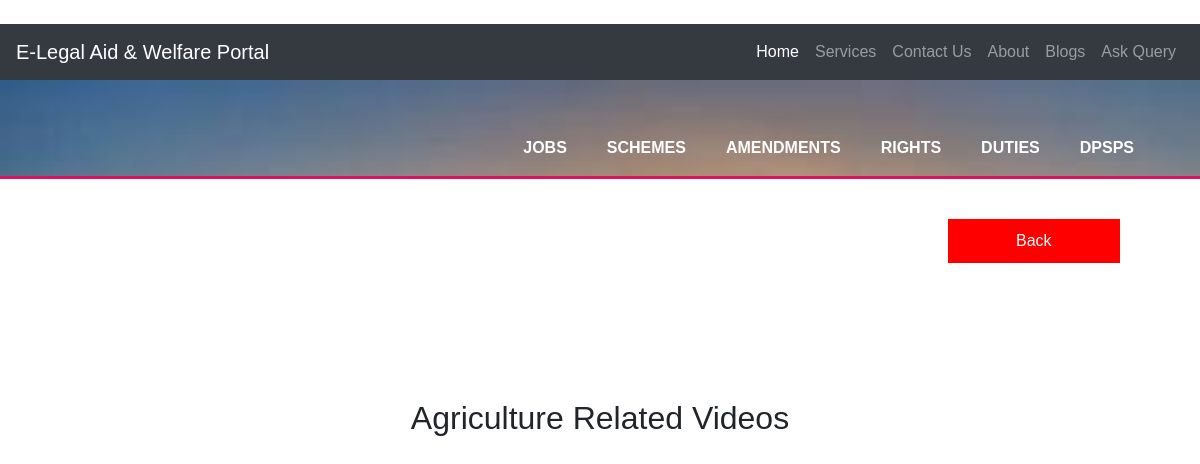
The page /agrivideo.php on the database as committed earlier.
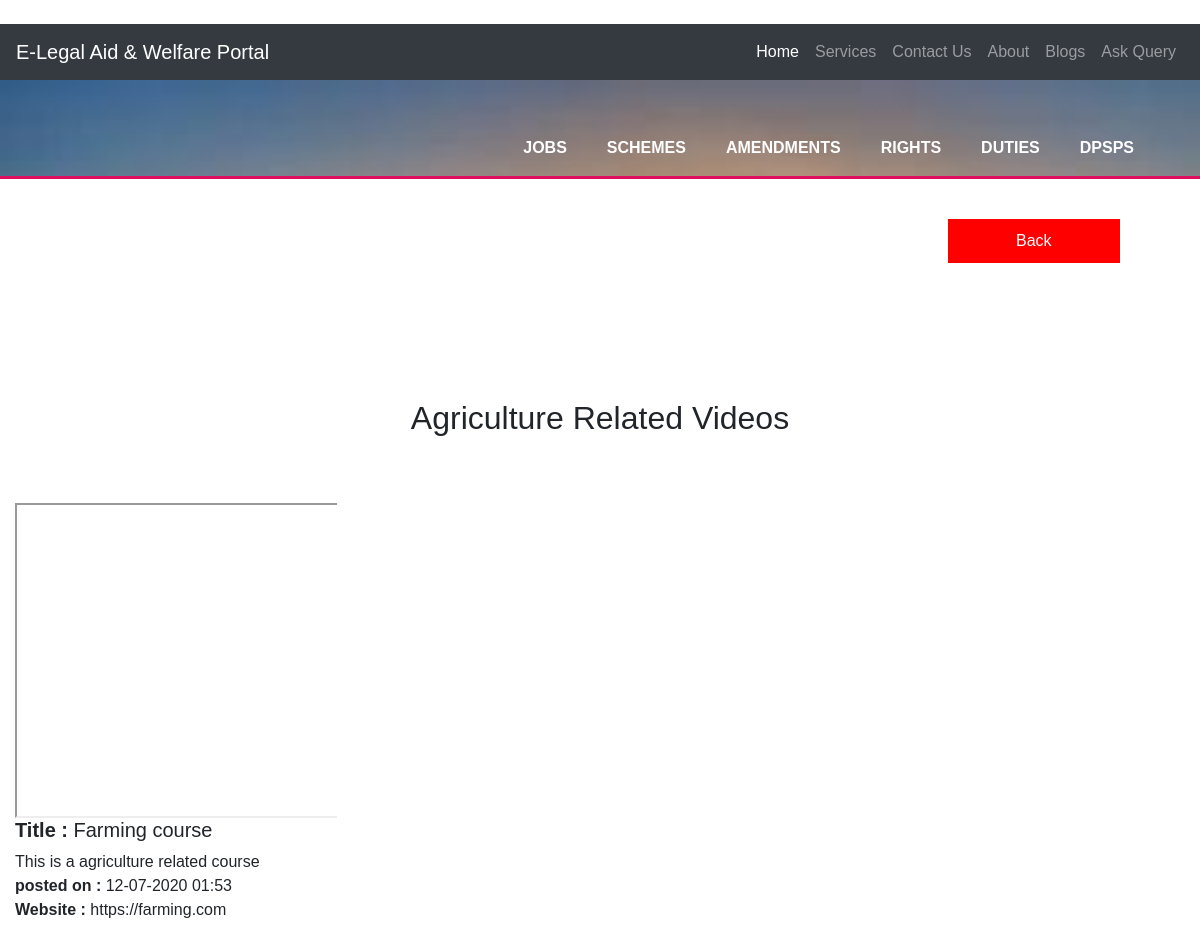
The same page on the database as committed later.
### tables this page shows
CREATE TABLE `training` (
  `id` int(20) NOT NULL,
  `type` varchar(50) NOT NULL,
  `des` varchar(700) NOT NULL,
  `link` varchar(150) DEFAULT NULL,
  `posttime` varchar(100) DEFAULT NULL,
  `updatetime` varchar(100) DEFAULT NULL,
  `field` varchar(200) DEFAULT NULL,
  `videolink` varchar(200) DEFAULT NULL,
  `title` varchar(255) DEFAULT NULL
);

### agrivideo.php (the view, shortened to what this page needs)
<?php
 require "connection.php";
            ?>
<!DOCTYPE html>
<head>
  <link rel="stylesheet" href="https://maxcdn.bootstrapcdn.com/bootstrap/4.4.1/css/bootstrap.min.css">
 <link rel="stylesheet" href= "https://cdnjs.cloudflare.com/ajax/libs/font-awesome/4.7.0/css/font-awesome.min.css">
</head>
  <link rel="stylesheet" href="https://maxcdn.bootstrapcdn.com/bootstrap/4.4.1/css/bootstrap.min.css">
 <link rel="stylesheet" href= "https://cdnjs.cloudflare.com/ajax/libs/font-awesome/4.7.0/css/font-awesome.min.css">
  <link rel="stylesheet" type="text/css"  href="css/style1.css">
   <link rel="stylesheet" type="text/css"  href="css/styleindex.css">
<body>
<br>
    <div>
  <nav class="navbar navbar-expand-lg navbar-dark bg-dark">
  <a class="navbar-brand" href="#">E-Legal Aid & Welfare Portal</a>
  <div class="collapse navbar-collapse" id="navbarSupportedContent">
    <ul class="navbar-nav ml-auto">
      <li class="nav-item active">
        <a class="nav-link" href="index.php">Home <span class="sr-only">(current)</span></a>
      </li>
      <li class="nav-item">
        <a class="nav-link" href="index.php#service">Services</a>
      </li>
       <li class="nav-item">
        <a class="nav-link" href="index.php#contact">Contact Us</a>
           <li class="nav-item">
        <a class="nav-link" href="index.php#about">About</a>
      </li>
            <li class="nav-item">
        <a class="nav-link" href="blogging/blogView.php">Blogs</a>
      </li>
            <li class="nav-item">
        <a class="nav-link" href="commentmain.php">Ask Query</a>
      </li>
      </li>
    </ul>
  </div>
</nav></div>
<header style="background:url('img/imagess (1).jpg'); color:#ffffff; background-size:cover;">
      <div class="container" >
        <nav>
          <ul>
        <li class="current"><a href="visitjob.php">Jobs</a></li>
            <li class="current"><a href="govtscheme.php">Schemes</a></li>
            <li class="current"><a href="amendment.php">Amendments</a></li>
                  <li class="current"><a href="fright.php">Rights</a></li>
                          <li class="current"><a href="duties.php">Duties</a></li>
                                 <li class="current"><a href="dpsp.php">DPSPs</a></li>
          </ul>
        </nav>
      </div>
    </header>
  <div align="right" style="padding-left: 10px; padding-right: 10px; margin-right: 30px;"><a href="training.php"><button style="background-color: red;color: white; width:15%;padding: 10px; margin: 40px;">Back</button></a></div>
<section class="my-5">
  <div class="py-5" id="service">
    <h2 class="text-center">Agriculture Related Videos</h2>
  </div>
<div class="container-fluid">
  <div class="row text-center equal-height-columns">
<div class="card-deck text-center">
    <?php
    $sql = "SELECT * FROM  training WHERE field='Agriculture' OR field='agriculture'";
      $result = $conn->query($sql);
if ($result->num_rows > 0) {
          while($row = $result->fetch_assoc()) {
            ?>
              <div class="col-lg-4 col-md-4 col-12" style="overflow-wrap: break-word;overflow: hidden;padding: 5px;margin-left: 10px;width: auto;">
                <div class="row" style="padding: 5px;margin-left: 10px; ">
   <iframe style="width:560px;height: 315px;"  src="https://www.youtube.com/embed/<?php echo $row['videolink']; ?>" allowfullscreen></iframe><br>
    <h5 style="overflow-wrap: break-word;overflow: hidden;display: inline;"><b><?php echo  "Title : "?></b><?php echo $row['title'];?></h5>
    <br>
      <p style="overflow-wrap: break-word;overflow: hidden;display:inline;" align="left"><?php echo $row['des'];?><br>
      <b><?php echo "posted on : "?></b><?php echo $row['posttime'];
      ?>
      <br>
      <?php
      if($row['link']==''){
      }
      else{
        ?>
      <b><?php echo "Website : " ?></b><?php echo $row['link'];
}
      ?>
    </p>
    </div>
  </div>
<?php
}
}
?>
</div></div></div></div>
</section></body>
</html>

Rows that differ between the two databases and show on the page:
added training: title "Farming course", des "This is a agriculture related course", posttime "12-07-2020 01:53", link "https://farming.com"
